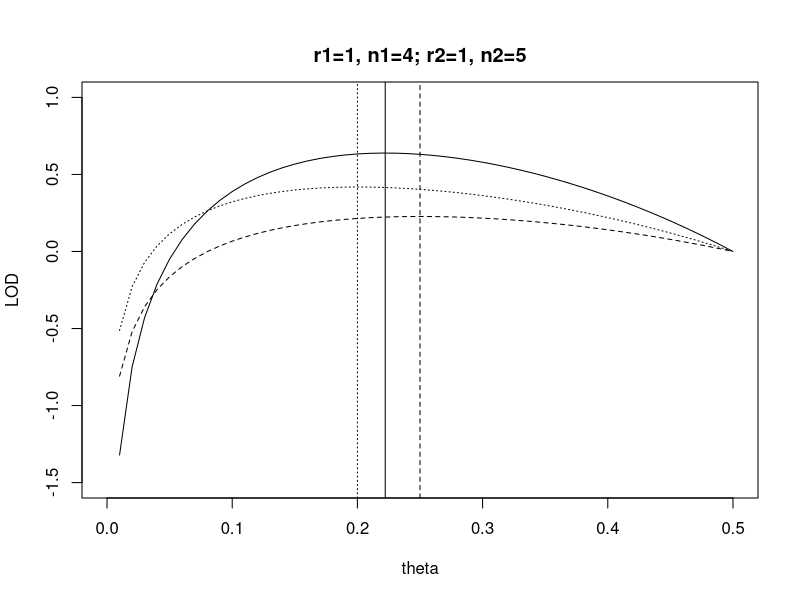
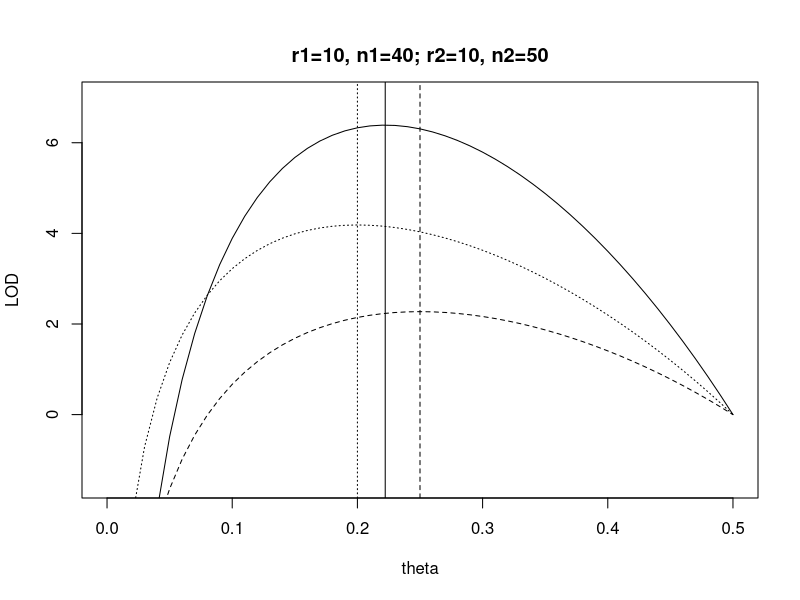
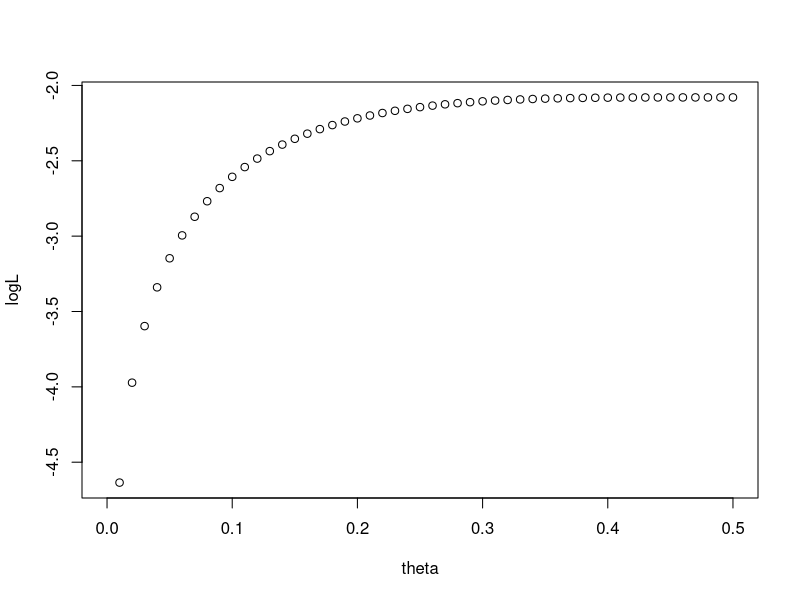
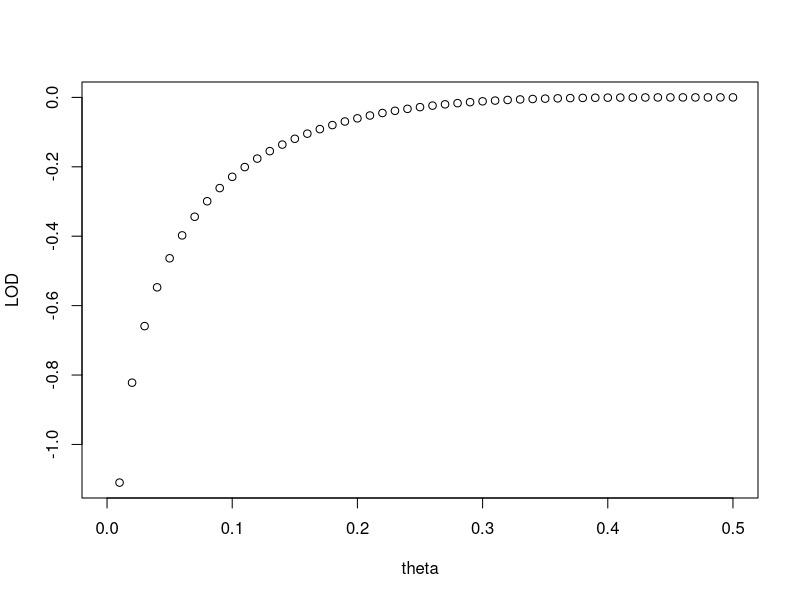
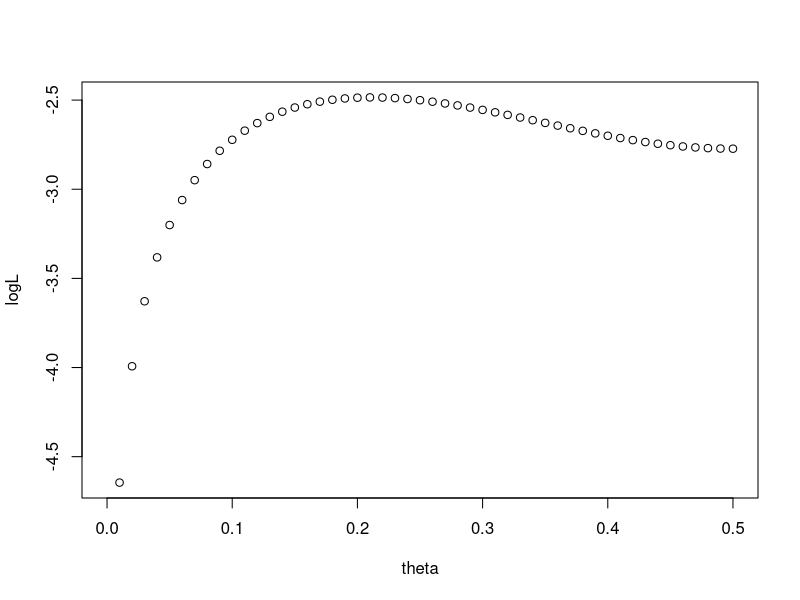
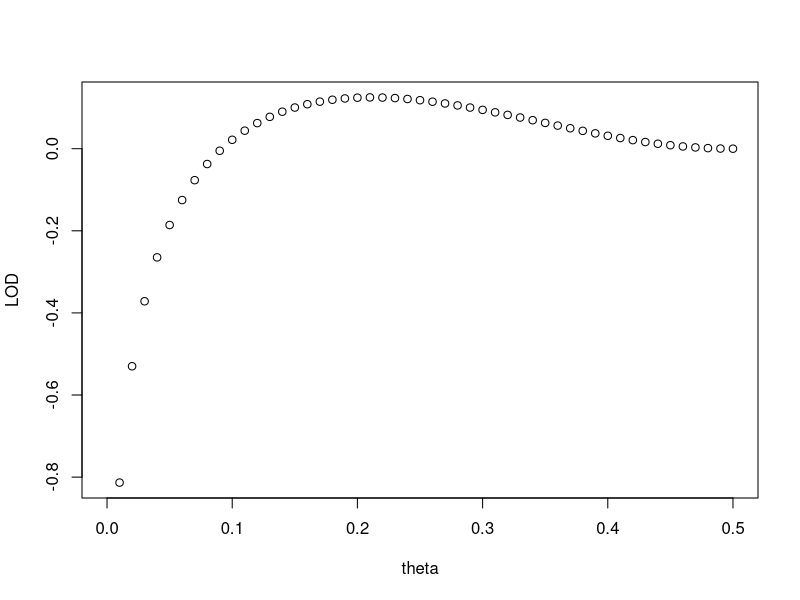
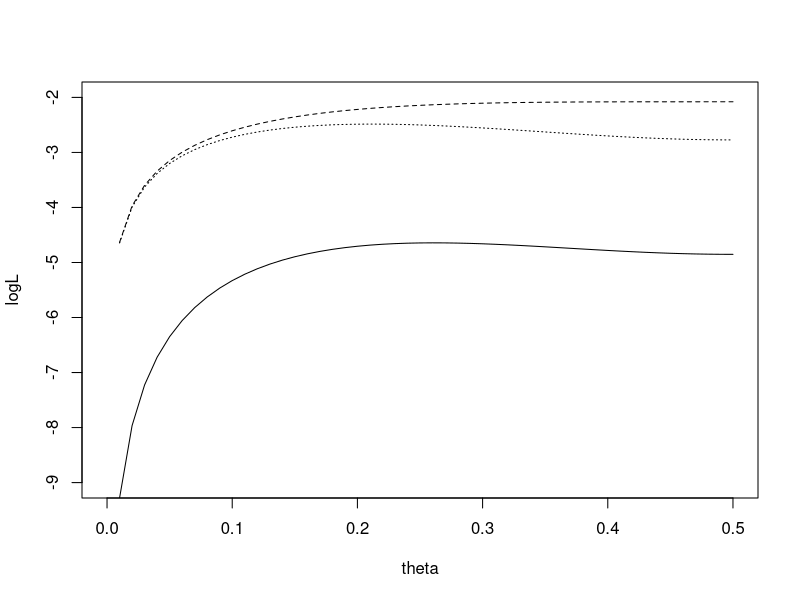
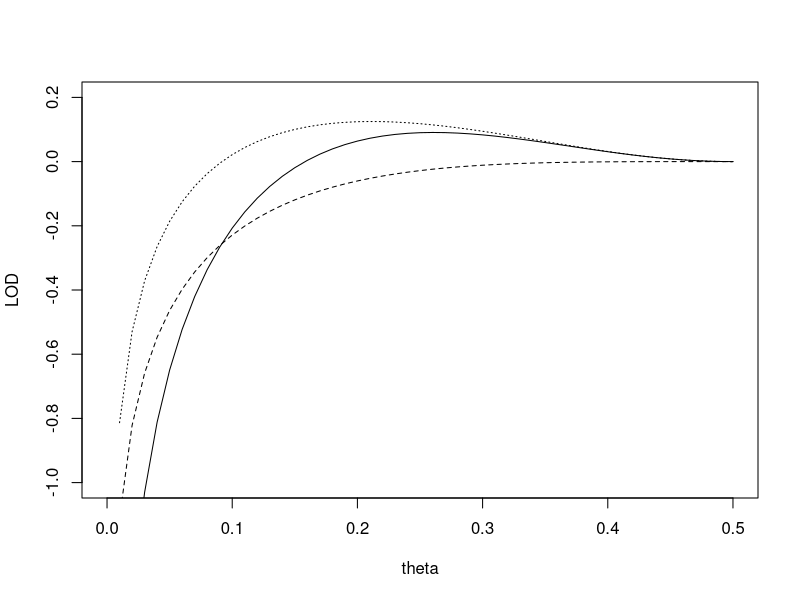

Write R code to recreate these figures, in order.
####################################################
## Graphic display of the LOD scores
####################################################

## the range of theta from 0 to 1 on a grid of 0.01
theta=seq(0,0.5,0.01)

# family 1
r=1
n=4
LOD=log10(theta^r*(1-theta)^(n-r)/0.5^n)
plot(theta,LOD,type="n",ylim=c(-1.5,1))
lines(theta,LOD,lty=2)
abline(v=r/n,lty=2)
LOD1=LOD

# family 2
r=1
n=5
LOD=log10(theta^r*(1-theta)^(n-r)/0.5^n)
lines(theta,LOD,lty=3)
abline(v=r/n,lty=3)
LOD2=LOD

# combined 
LOD=LOD1+LOD2
lines(theta,LOD,lty=1)
r=1+1
n=4+5
abline(v=r/n,lty=1)
title(line=1,"r1=1, n1=4; r2=1, n2=5")

###################################################
## What would happen if the sample size increased?
####################################################
# family 1
r=10
n=40
LOD=log10(theta^r*(1-theta)^(n-r)/0.5^n)
plot(theta,LOD,type="n",ylim=c(-1.5,7))
lines(theta,LOD,lty=2)
abline(v=r/n,lty=2)
LOD1=LOD

# family 2
r=10
n=50
LOD=log10(theta^r*(1-theta)^(n-r)/0.5^n)
lines(theta,LOD,lty=3)
abline(v=r/n,lty=3)
LOD2=LOD

# combined
LOD=LOD1+LOD2
lines(theta,LOD,lty=1)
r=10+10
n=40+50
abline(v=r/n,lty=1)
title(line=1,"r1=10, n1=40; r2=10, n2=50")

########################################################
#########################################################


####################################################
## Graphic display of the log likelihood function, complex family 1
####################################################
theta=seq(0,0.5,0.01)
r=1
s=3
logL=log(theta^r*(1-theta)^s+theta^s*(1-theta)^r)
plot(theta,logL)
logL1=logL
####################################################
## Graphic display of the LOD function, complex family 1
####################################################
theta=seq(0,0.5,0.01)
r=1
s=3
LOD=log10(theta^r*(1-theta)^s+theta^s*(1-theta)^r)-log10(0.5^(r+s)+0.5^(r+s))
plot(theta,LOD)
LOD1=LOD

####################################################
## Graphic display of the log likelihood function, complex family 2
####################################################
theta=seq(0,0.5,0.01)
r=1
s=4
logL=log(theta^r*(1-theta)^s+theta^s*(1-theta)^r)
plot(theta,logL)
logL2=logL
####################################################
## Graphic display of the LOD function, complex family 2
####################################################
theta=seq(0,0.5,0.01)
r=1
s=4
LOD=log10(theta^r*(1-theta)^s+theta^s*(1-theta)^r)-log10(0.5^(r+s)+0.5^(r+s))
plot(theta,LOD)
LOD2=LOD

####################################################
## Graphic display of the log likelihood function, combining families 1 and 2
####################################################
LOD=LOD1+LOD2
logL=logL1+logL2

plot(theta,logL,type="n",ylim=c(-9,-2))
lines(theta,logL, lty=1)
lines(theta,logL1, lty=2)
lines(theta,logL2, lty=3)

plot(theta,LOD,type="n",ylim=c(-1,0.2))
lines(theta,LOD, lty=1)
lines(theta,LOD1, lty=2)
lines(theta,LOD2, lty=3)
